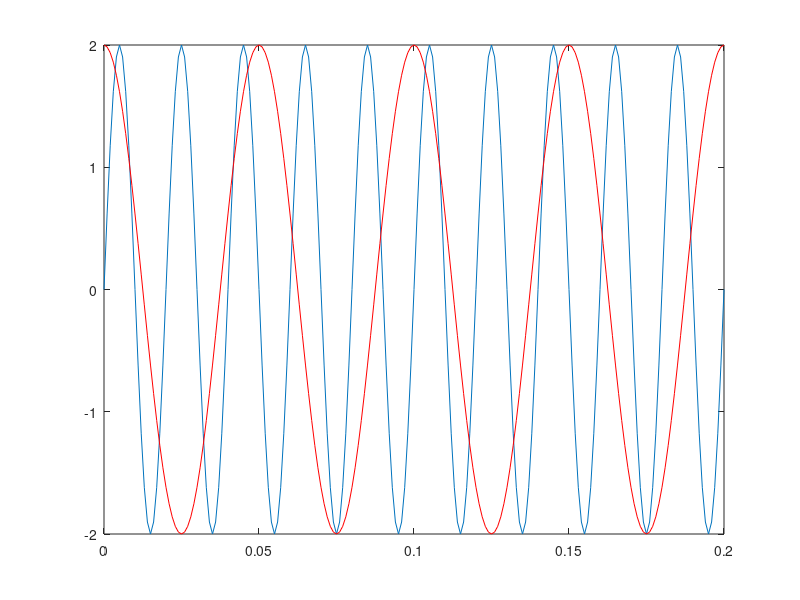

Write MATLAB code to recreate this figure.
% Generati un semnal cosinusoidal de frecventa F = 20 Hz, reprezentat
% cu culoare rosie pe acelasi grafic peste semnalul sinusoidal

% F = 20 Hz => t = 1/20 = 0.05; => un pas termporar < 0.05 

Fs = 50;  %frecventa semnalului sinusoidal
Fc = 20;  %frecventa semnalului cosinusoidal

t = 0:0.001:0.2; %ales potrivit pentru ambele frecvente

s = 2*sin(2*pi*Fs*t);
c = 2*cos(2*pi*Fc*t); % am ales amplitudinea asemenea semnalului sinusoidal

plot(t,s),grid;
hold on;
plot(t,c,'r'),grid;
hold off;
